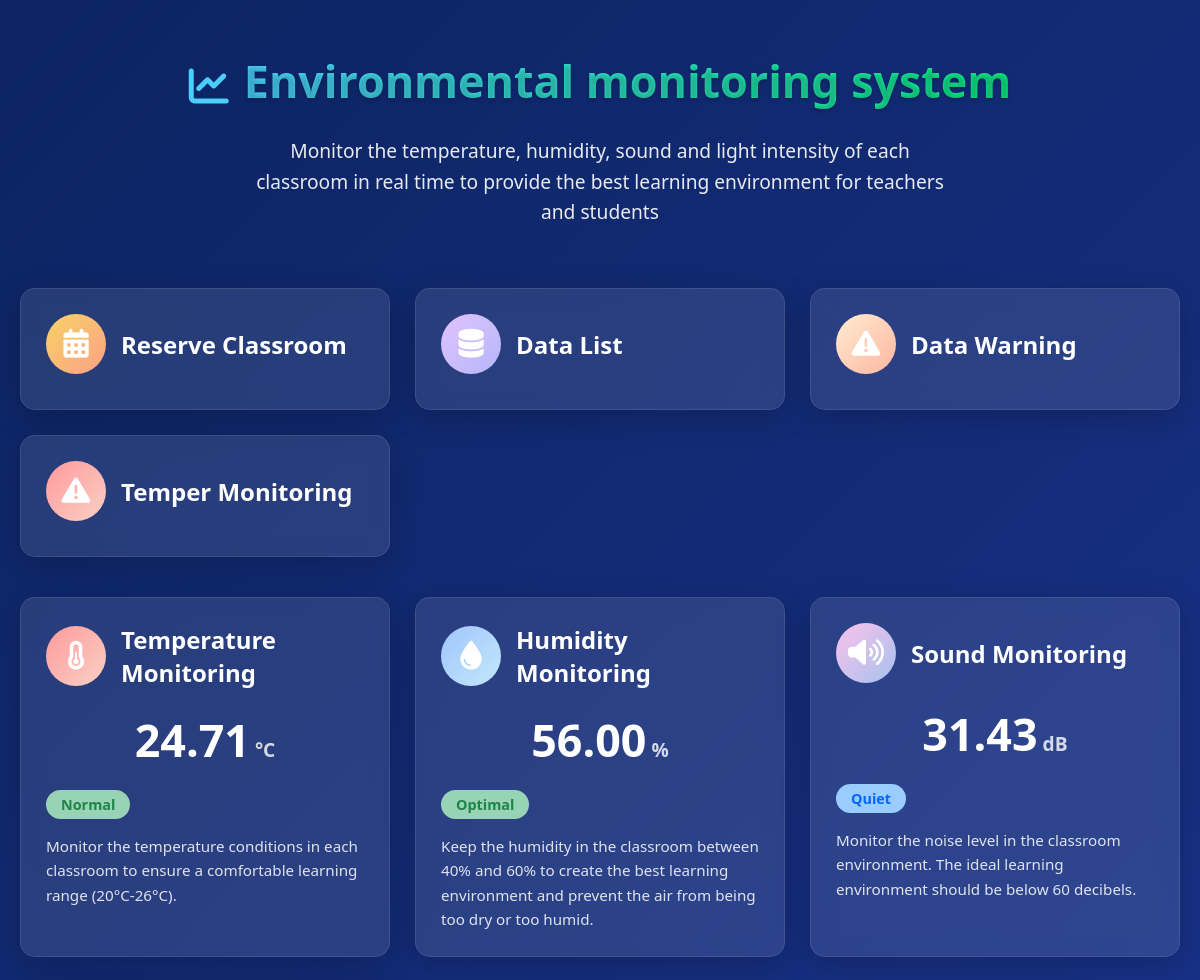
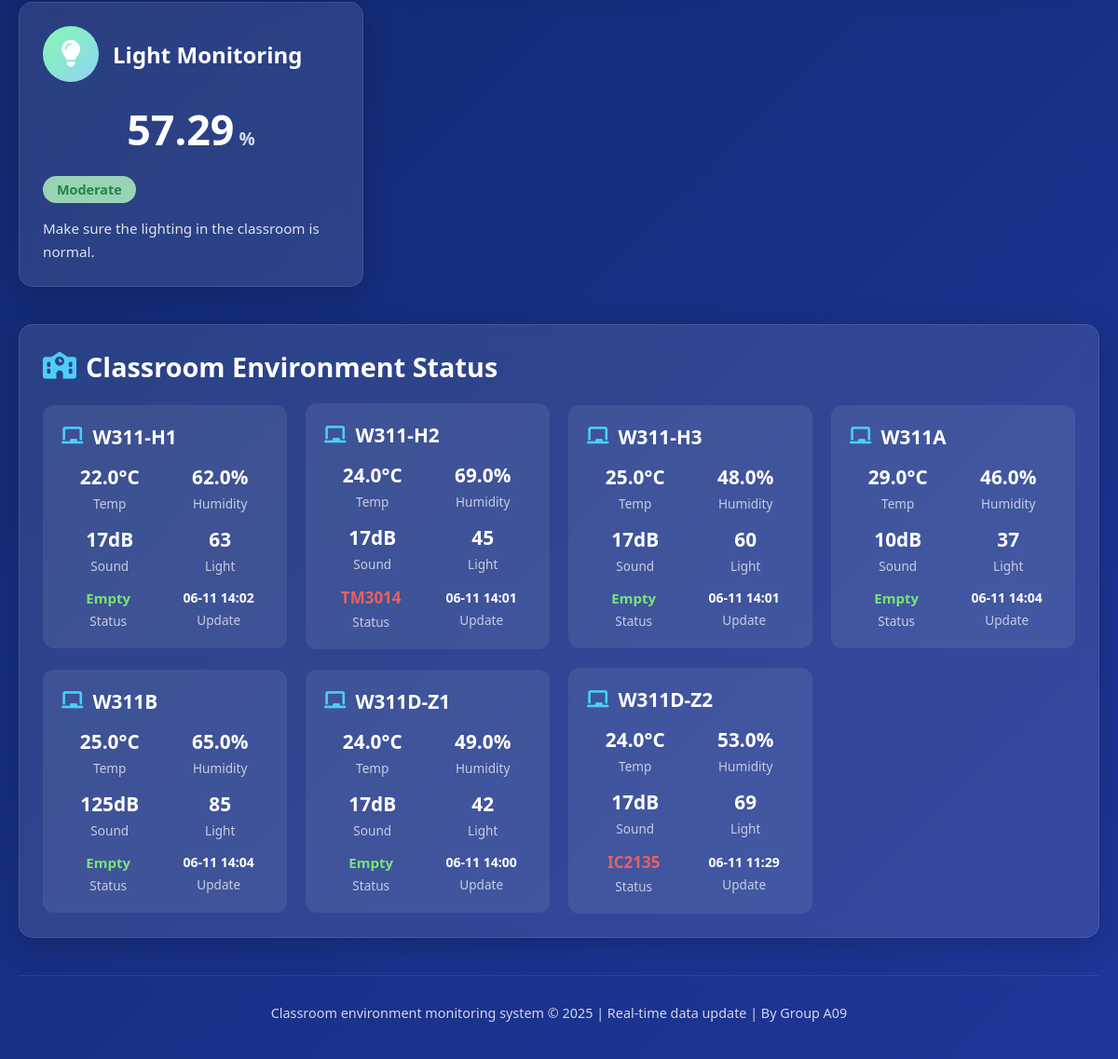
The page / on the database its author committed (2 pictures, top to bottom).
### projectApp/models.py (models this page shows, shortened)
class Information(models.Model):
    node_id = models.CharField(max_length=4)
    loc = models.CharField(max_length=6)
    temp = models.DecimalField(max_digits=5,decimal_places=1)
    hum = models.DecimalField(max_digits=5,decimal_places=1)
    light = models.IntegerField()
    snd = models.IntegerField()
    date_created = models.DateTimeField(auto_now_add=True)
    class Meta:
        verbose_name_plural = "Information"

class Event(models.Model):
    name = models.CharField(max_length=10)
    begin_time = models.DateTimeField()
    end_time = models.DateTimeField()
    loc = models.CharField(max_length=20)
    Description = models.TextField(null=True,blank=True)
    instructor = models.CharField(max_length=20,null=False)
    class Meta:
        verbose_name_plural = "Events"

### projectApp/views.py (the view)
# urls.py: path("",views.navigation_page),
def navigation_page(request):
    all_result = get_series_data()
    location = Information.objects.values_list("loc").distinct().order_by("loc")
    locations = []
    for i in location:
        time = timezone.now()
        event = check_empty(i[0],time)
        empty = False
        if len(event) == 0:
            empty = True
        context = {
            "env" : Information.objects.filter(loc = i[0]).order_by("-date_created")[0],
            "empty": empty,
        }
        if not empty:
            context["detail"] = event[0]
        locations.append(context)
    tot_temp = 0
    tot_hum = 0
    tot_snd = 0
    tot_light = 0
    for i in locations:
        tot_light += i["env"].light
        tot_snd += i["env"].snd
        tot_hum += i["env"].hum
        tot_temp += i["env"].temp
    tot_light /= len(locations)
    tot_snd /= len(locations)
    tot_hum /= len(locations)
    tot_temp /= len(locations)
    tot_light = "{:.2f}".format(tot_light)
    tot_snd = "{:.2f}".format(tot_snd)
    tot_temp = "{:.2f}".format(tot_temp)
    tot_hum = "{:.2f}".format(tot_hum)
    all_result = {
        "temp" : tot_temp,
        "hum":tot_hum,
        "light":tot_light,
        "snd" : tot_snd,
    }
    context = {"all":all_result,"locs":locations}
    return render(request,"index.html",context)

### projectApp/views.py (called while the page is built)
def check_empty(loc,time):
    event = Event.objects.filter(loc = loc)
    event = event.filter(begin_time__lte = time)
    event = event.filter(end_time__gte = time)
    return event

### projectApp/templates/index.html (shortened to what this page needs)
{% load static %}
<!DOCTYPE html>
<html lang="zh-CN">
  <head>
    <link
      rel="stylesheet"
      href="https://cdnjs.cloudflare.com/ajax/libs/font-awesome/6.4.0/css/all.min.css"
    />
  </head>
  <body>
    <div class="container">
      <header>
        <div class="logo">
          <i class="fas fa-chart-line"></i>
          <h1>Environmental monitoring system</h1>
        </div>
        <p class="subtitle">
          Monitor the temperature, humidity, sound and light intensity of each
          classroom in real time to provide the best learning environment for
          teachers and students
        </p>
      </header>
      <div class="dashboard">
        <a href="eventlist">
          <div class="card addEvent toolbar">
            <div class="card-header">
              <div class="card-icon">
                <i class="fa-solid fa-calendar-days"></i>
              </div>
              <h2 class="card-title">Reserve Classroom</h2>
            </div>
          </div>
        </a>
        <a href="selectdata">
          <div class="card dataList toolbar">
            <div class="card-header">
              <div class="card-icon">
                <i class="fa-solid fa-database"></i>
              </div>
              <h2 class="card-title">Data List</h2>
            </div>
          </div>
        </a>
        <a href="monitor">
          <div class="card dataMonitor toolbar">
            <div class="card-header">
              <div class="card-icon">
                <i class="fa-solid fa-triangle-exclamation"></i>
              </div>
              <h2 class="card-title">Data Warning</h2>
            </div>
          </div>
        </a>
        <div class="card temp toolbar">
          <div class="card-header">
            <div class="card-icon">
              <i class="fa-solid fa-triangle-exclamation"></i>
            </div>
            <h2 class="card-title">Temper Monitoring</h2>
          </div>
        </div>
      </div>
      <a href="dashboard/classroom">
        <div class="dashboard">
          <div class="card temp">
            <div class="card-header">
              <div class="card-icon">
                <i class="fas fa-thermometer-half"></i>
              </div>
              <h2 class="card-title">Temperature Monitoring</h2>
            </div>
            <div class="card-value">
              {{all.temp}}<span class="card-unit">°C</span>
            </div>
            <span class="card-status status-normal temp-status"
              >Normal Range</span
            >
            <p class="card-description">
              Monitor the temperature conditions in each classroom to ensure a
              comfortable learning range (20°C-26°C).
            </p>
          </div>
          <div class="card humidity">
            <div class="card-header">
              <div class="card-icon">
                <i class="fas fa-tint"></i>
              </div>
              <h2 class="card-title">Humidity Monitoring</h2>
            </div>
            <div class="card-value">
              {{all.hum}}<span class="card-unit">%</span>
            </div>
            <span class="card-status status-normal hum-status"
              >Ideal humidity</span
            >
            <p class="card-description">
              Keep the humidity in the classroom between 40% and 60% to create
              the best learning environment and prevent the air from being too
              dry or too humid.
            </p>
          </div>
          <div class="card sound">
            <div class="card-header">
              <div class="card-icon">
                <i class="fas fa-volume-up"></i>
              </div>
              <h2 class="card-title">Sound Monitoring</h2>
            </div>
            <div class="card-value">
              {{all.snd}}<span class="card-unit">dB</span>
            </div>
            <span class="card-status status-warning snd-status"
              >Slightly Higher</span
            >
            <p class="card-description">
              Monitor the noise level in the classroom environment. The ideal
              learning environment should be below 60 decibels.
            </p>
          </div>
          <div class="card light">
            <div class="card-header">
              <div class="card-icon">
                <i class="fas fa-lightbulb"></i>
              </div>
              <h2 class="card-title">Light Monitoring</h2>
            </div>
            <div class="card-value">
              {{all.light}}<span class="card-unit">%</span>
            </div>
            <span class="card-status status-normal light-status"
              >Normal Range</span
            >
            <p class="card-description">
              Make sure the lighting in the classroom is normal.
            </p>
          </div>
        </div>
      </a>
      <div class="classroom-list">
        <h2 class="section-title">
          <i class="fas fa-school"></i>Classroom Environment Status
        </h2>
        <div class="classrooms">
          {% for i in locs%}
          <div class="classroom-card" data-loc="{{i.env.loc}}" style="margin: auto; cursor: pointer">
            <h3 class="classroom-name">
              <i class="fas fa-chalkboard"></i>{{i.env.loc}}
            </h3>
            <div class="classroom-metrics">
              <div class="metric" style="margin: auto">
                <div class="metric-value">{{i.env.temp}}°C</div>
                <div class="metric-label">Temp</div>
              </div>
              <div class="metric" style="margin: auto">
                <div class="metric-value">{{i.env.hum}}%</div>
                <div class="metric-label">Humidity</div>
              </div>
              <div class="metric" style="margin: auto">
                <div class="metric-value">{{i.env.snd}}dB</div>
                <div class="metric-label">Sound</div>
              </div>
              <div class="metric" style="margin: auto">
                <div class="metric-value">{{i.env.light}}</div>
                <div class="metric-label">Light</div>
              </div>
              {% if i.empty == True %}
              <div class="metric" style="margin: auto">
                <div
                  class="metric-value"
                  style="color: rgb(120, 228, 120); font-size: 15px"
                >
                  Empty
                </div>
                <div class="metric-label">Status</div>
              </div>
              {% else %}
              <div
                class="metric clickable-row"
                style="margin: auto; cursor: pointer"
                data-id="{{ i.detail.id }}"
              >
                <div
                  class="metric-value"
                  style="color: rgb(231, 97, 97); font-size: 17px"
                >
                  {{i.detail.name}}
                </div>
                <div class="metric-label">Status</div>
              </div>
              {% endif %}
              <div class="metric" style="margin: auto">
                <div class="metric-value" style="font-size: 14px">
                  {{i.env.date_created | date:"m-d H:i"}}
                </div>
                <div class="metric-label">Update</div>
              </div>
            </div>
          </div>
          {% endfor %}
        </div>
      </div>
      <footer>
        <p>
          Classroom environment monitoring system &copy; 2025 | Real-time data
          update | By Group A09
        </p>
      </footer>
    </div>
        </body>
</html>

### projectApp/templates/index.html (style rules this page uses)
a { text-decoration: none; color: inherit; }
* { margin: 0; padding: 0; box-sizing: border-box; font-family: "Segoe UI", Tahoma, Geneva, Verdana, sans-serif; }
body { background: linear-gradient(135deg, #0c2461, #1e3799); color: #fff; min-height: 100vh; padding: 20px; }
.container { max-width: 1200px; margin: 0 auto; }
header { text-align: center; padding: 30px 0; margin-bottom: 30px; }
.logo { display: flex; align-items: center; justify-content: center; margin-bottom: 15px; }
.logo i { font-size: 2.5rem; margin-right: 15px; color: #4bcffa; }
h1 { font-size: 2.8rem; margin-bottom: 10px; background: linear-gradient(90deg, #4bcffa, #0be881); -webkit-background-clip: text; -webkit-text-fill-color: transparent; text-shadow: 0 2px 4px rgba(0, 0, 0, 0.2); }
.subtitle { font-size: 1.2rem; opacity: 0.9; max-width: 700px; margin: 0 auto; line-height: 1.6; }
.dashboard { display: grid; grid-template-columns: repeat(auto-fit, minmax(280px, 1fr)); gap: 25px; margin-bottom: 40px; }
.card { background: rgba(255, 255, 255, 0.1); backdrop-filter: blur(10px); border-radius: 15px; padding: 25px; box-shadow: 0 8px 32px rgba(0, 0, 0, 0.2); border: 1px solid rgba(255, 255, 255, 0.1); transition: transform 0.3s ease, box-shadow 0.3s ease; cursor: pointer; display: flex; flex-direction: column; }
.card-header { display: flex; align-items: center; margin-bottom: 10px; }
.card-icon { flex-shrink: 0; width: 60px; height: 60px; border-radius: 50%; display: flex; align-items: center; justify-content: center; margin-right: 15px; font-size: 1.8rem; }
.temp .card-icon { background: linear-gradient(135deg, #ff9a9e, #fad0c4); }
.humidity .card-icon { background: linear-gradient(135deg, #a1c4fd, #c2e9fb); }
.sound .card-icon { background: linear-gradient(135deg, #fbc2eb, #a6c1ee); }
.light .card-icon { background: linear-gradient(135deg, #84fab0, #8fd3f4); }
.addEvent .card-icon { background: linear-gradient(135deg, #f6d365, #fda085); }
.dataList .card-icon { background: linear-gradient(135deg, #e0c3fc, #b5b6fb); }
.dataMonitor .card-icon { background: linear-gradient(135deg, #ffecd2, #fcb69f); }
.card-title { font-size: 1.5rem; font-weight: 600; }
.card-value { font-size: 2.8rem; font-weight: 700; margin: 10px 0; text-align: center; }
.card-unit { font-size: 1.2rem; opacity: 0.8; margin-left: 5px; }
.card-status { display: flex; align-items: center; padding: 5px 15px; border-radius: 20px; font-size: 0.9rem; font-weight: 600; margin-top: 10px; align-self: flex-start; }
.status-normal { background: rgba(161, 221, 185, 0.938); color: #1e8548; }
.status-low { color: #0066ff; background: #99ccff; }
.card-description { margin-top: 15px; font-size: 0.95rem; line-height: 1.6; opacity: 0.85; }
.classroom-list { background: rgba(255, 255, 255, 0.1); backdrop-filter: blur(10px); border-radius: 15px; padding: 25px; box-shadow: 0 8px 32px rgba(0, 0, 0, 0.2); border: 1px solid rgba(255, 255, 255, 0.1); margin-top: 30px; }
.section-title { font-size: 1.8rem; margin-bottom: 20px; display: flex; align-items: center; }
.section-title i { margin-right: 10px; color: #4bcffa; }
.classrooms { display: grid; grid-template-columns: repeat(auto-fit, minmax(250px, 1fr)); gap: 20px; }
.classroom-card { background: rgba(255, 255, 255, 0.08); border-radius: 12px; padding: 20px; transition: all 0.3s ease; }
.classroom-name { font-size: 1.3rem; margin-bottom: 15px; display: flex; align-items: center; }
.classroom-name i { margin-right: 10px; color: #4bcffa; }
.classroom-metrics { display: flex; flex-wrap: wrap; gap: 15px; }
.metric { display: flex; flex-direction: column; align-items: center; min-width: 70px; }
.metric-value { font-size: 1.3rem; font-weight: 600; margin-bottom: 5px; }
.metric-label { font-size: 0.85rem; opacity: 0.7; }
footer { text-align: center; padding: 30px 0 20px; margin-top: 40px; border-top: 1px solid rgba(255, 255, 255, 0.1); font-size: 0.9rem; opacity: 0.8; }
.toolbar { justify-content: center; }

### rows shown on the page
Information: env.loc "W311-H1", env.temp "22.0", env.hum "62.0", env.snd "17", env.light "63", shows "Empty", env.date_created "06-11 14:02"
Information: env.loc "W311-H2", env.temp "24.0", env.hum "69.0", env.snd "17", env.light "45", detail.name "TM3014", env.date_created "06-11 14:01"
Information: env.loc "W311-H3", env.temp "25.0", env.hum "48.0", env.snd "17", env.light "60", shows "Empty", env.date_created "06-11 14:01"
Information: env.loc "W311A", env.temp "29.0", env.hum "46.0", env.snd "10", env.light "37", shows "Empty", env.date_created "06-11 14:04"
Information: env.loc "W311B", env.temp "25.0", env.hum "65.0", env.snd "125", env.light "85", shows "Empty", env.date_created "06-11 14:04"
Information: env.loc "W311D-Z1", env.temp "24.0", env.hum "49.0", env.snd "17", env.light "42", shows "Empty", env.date_created "06-11 14:00"
Information: env.loc "W311D-Z2", env.temp "24.0", env.hum "53.0", env.snd "17", env.light "69", detail.name "IC2135", env.date_created "06-11 11:29"

### other values the page prints
{{ all.temp }} "24.71"
{{ all.hum }} "56.00"
{{ all.snd }} "31.43"
{{ all.light }} "57.29"
